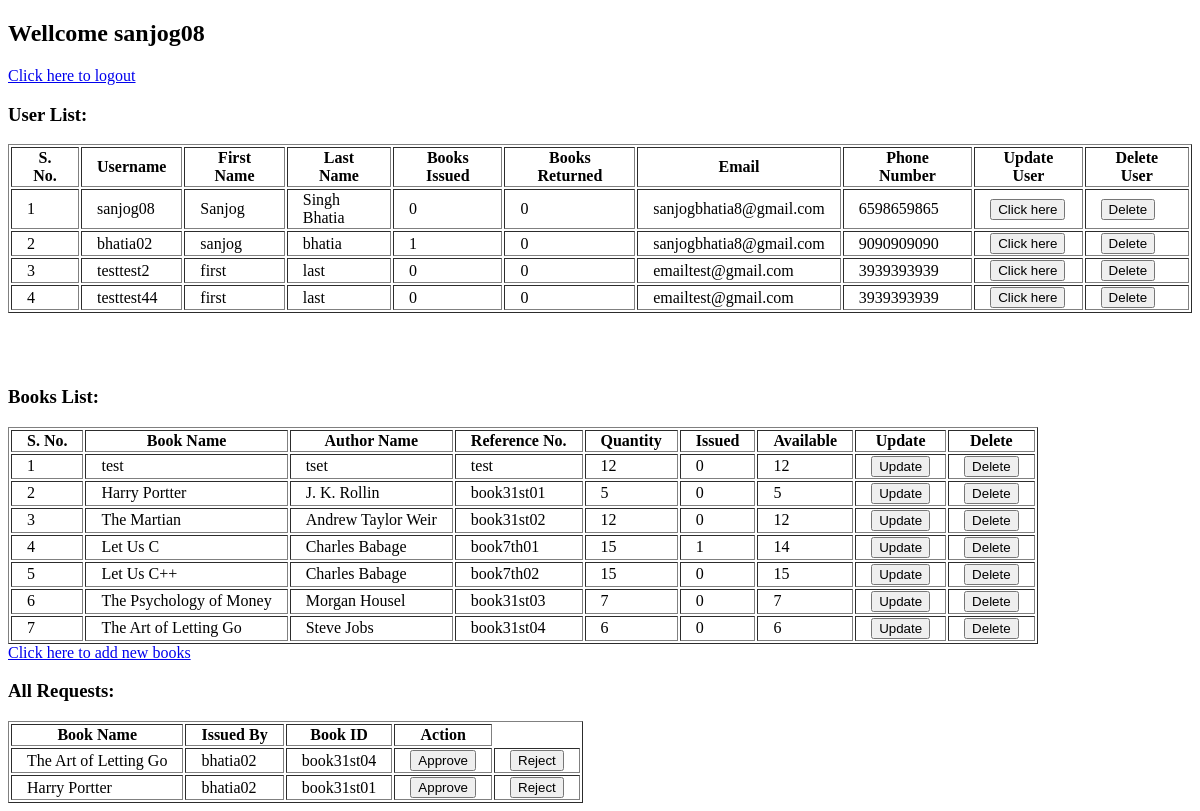
Page /admin (signed in) on the earlier database version.
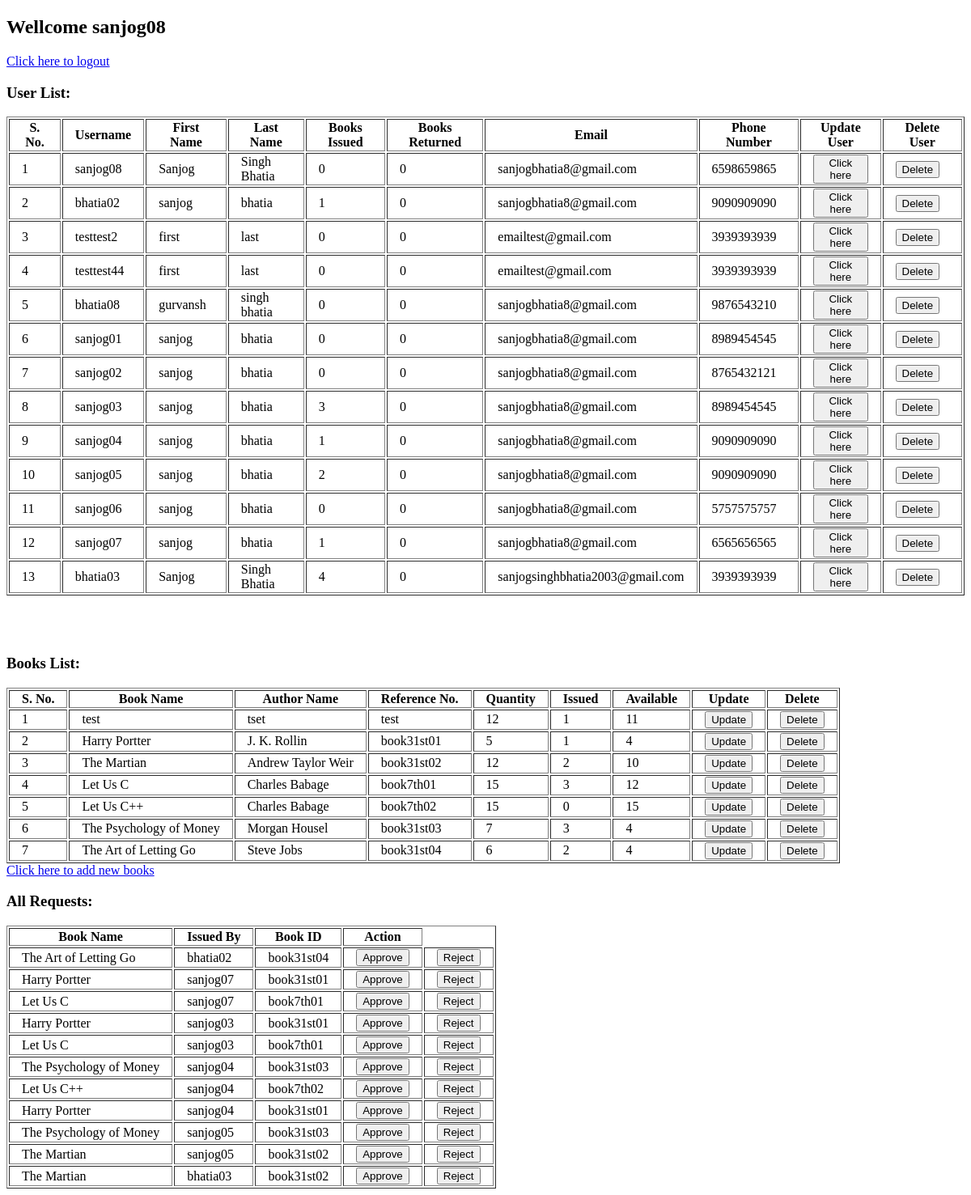
Same page on the later database version.
### models/userModel.py (models this page shows, shortened)
class userModel(Base):
    __tablename__ = "users"
    snum = Column(Integer, primary_key=True, autoincrement=True)
    username = Column(String(15))
    firstName = Column(String(20))
    lastName = Column(String(20))
    email = Column(String(50))
    phoneNumber = Column(Integer)
    password = Column(String)
    isAdmin = Column(Boolean, default=False)
    booksIssued = Column(Integer, default=0)
    pendingRequest = Column(Integer, default=0)
    booksReturned = Column(Integer, default=0)
    __table_args__ = (UniqueConstraint('username', name='_username_uc'),)
    @staticmethod
    def getAllUsers():
        userData = dbSession.query(userModel).all()
        return userData

### models/bookModel.py (models this page shows, shortened)
class bookModel(Base):
    __tablename__ = "books"
    snum = Column(Integer, primary_key=True, autoincrement=True)
    bookName = Column(String)
    author = Column(String)
    referenceNumber = Column(Integer)
    issued = Column(Integer, default=0)
    quantity = Column(Integer)
    available = Column(Integer, default=quantity)
    __table_args__ = (UniqueConstraint('referenceNumber', name='_referenceNumber_uc'),)
    @staticmethod
    def getAllBooks():
        booksData = dbSession.query(bookModel).all()
        return booksData

### models/requestModel.py (models this page shows, shortened)
class reqModel(Base):
    __tablename__ = "requests"
    snum = Column(Integer, primary_key=True, autoincrement=True)
    bookName = Column(String)
    issuedBy = Column(String)
    bookId = Column(String)
    action = Column(Boolean, default=None)
    approval = Column(Boolean, default=None)
    returned = Column(Boolean, default=None)
    @staticmethod
    def getAllRequest():
        reqData = dbSession.query(reqModel).filter(reqModel.action==None).all()
        if reqData:
            return reqData
        else:
            return None

### routes.py (the view)
@main.route('/admin')
def admin():
    return adminController.get()

### controllers/adminCon.py (called while the page is built)
    def get():
        if 'username' in session and session['admin'] == True:
            userData = userModel.getAllUsers()
            booksData = bookModel.getAllBooks()
            allReqs = reqModel.getAllRequest()
            if 'error' in session:
                error = session['error']
                session.pop('error', None)
                return render_template('adminsPage.html', users=userData, books=booksData, requests=allReqs, err=error)
            return render_template('adminsPage.html', users=userData, books=booksData, requests=allReqs)
        return 'You are not logedin as admin!<br><a href="http://localhost:5542/login">Click here to LOGIN</a>'

### templates/adminsPage.html (shortened to what this page needs)
<!DOCTYPE html>
<html lang="en">
<head>
</head>
<body>
    <div class="heading">
        <h2>Wellcome {{ session['username'] }}</h2>
        <a href="http://localhost:5542/logout">Click here to logout</a><br>
    </div>
    <h3>User List:</h3>
    {% if users %}
    <table border=1>
        <tr>
            <th>S. No.</th>
            <th>Username</th>
            <th>First Name</th>
            <th>Last Name</th>
            <th>Books Issued</th>
            <th>Books Returned</th>
            <th>Email</th>
            <th>Phone Number</th>
            <th>Update User</th>
            <th>Delete User</th>
        </tr>
        {% for user in users %}
        <tr>
            <td>{{ user.snum }}</td>
            <td>{{ user.username }}</td>
            <td>{{ user.firstName }}</td>
            <td>{{ user.lastName }}</td>
            <td>{{ user.booksIssued }}</td>
            <td>{{ user.booksReturned }}</td>
            <td>{{ user.email }}</td>
            <td>{{ user.phoneNumber }}</td>
            <td>
                <form action="http://localhost:5542/update" method="POST" style="display:inline;">
                    <button type="submit">Click here</button>
                </form>
            </td>
            <td>
                <form action="http://localhost:5542/delete-user" method="POST" style="display:inline;">
                    <button type="submit">Delete</button>
                </form>
            </td>
        </tr>
        {% endfor %}
    </table><br><br><br>
    {% endif %}
    <h3>Books List:</h3>
    {% if books %}
    <table border=1>
        <tr>
            <th>S. No.</th>
            <th>Book Name</th>
            <th>Author Name</th>
            <th>Reference No.</th>
            <th>Quantity</th>
            <th>Issued</th>
            <th>Available</th>
            <th>Update</th>
            <th>Delete</th>
        </tr>
        {% for book in books %}
        <tr>
            <td>{{ book.snum }}</td>
            <td>{{ book.bookName }}</td>
            <td>{{ book.author }}</td>
            <td>{{ book.referenceNumber }}</td>
            <td>{{ book.quantity }}</td>
            <td>{{ book.issued }}</td>
            <td>{{ book.available }}</td>
            <td>
                <form action="http://localhost:5542/books/update" method="POST" style="display:inline;">
                    <button type="submit">Update</button>
                </form>
            </td>
            <td>
                <form action="http://localhost:5542/books/delete" method="POST" style="display:inline;">
                    <button type="submit">Delete</button>
                </form>
            </td>
        </tr>
        {% endfor %}
    </table>
    {% else %}
    <p>No books to show, add books in your library.</p>
    {% endif %}
    <a href="http://localhost:5542/books/add-new" method="GET">Click here to add new books</a>
    <h3>All Requests: </h3>
    {% if requests %}
    <table border="1">
        <tr>
            <th>Book Name</th>
            <th>Issued By</th>
            <th>Book ID</th>
            <th>Action</th>
        </tr>
        {% for request in requests %}
        <tr>
            <td>{{ request.bookName }}</td>
            <td>{{ request.issuedBy }}</td>
            <td>{{ request.bookId }}</td>
            <td>
                <form action="http://localhost:5542/approve" method="POST" style="display:inline;">
                    <button type="submit">Approve</button>
                </form>
            </td>
            <td>
                <form action="http://localhost:5542/reject" method="POST" style="display:inline;">
                    <button type="submit">Reject</button>
                </form>
            </td>
        </tr>
        {% endfor %}
    </table>
    {% else %}
    <p>You didn't haave any pending requests now.</p>
    {% endif %}
</body>
</html>

Differences in the rows shown:
no longer on this page (row edited): reqModel: bookName "Harry Portter", issuedBy "bhatia02", bookId "book31st01"
added userModel: snum "5", username "bhatia08", firstName "gurvansh", lastName "singh bhatia", booksIssued "0", booksReturned "0", email "sanjogbhatia8@gmail.com", phoneNumber "9876543210"
added userModel: snum "6", username "sanjog01", firstName "sanjog", lastName "bhatia", booksIssued "0", booksReturned "0", email "sanjogbhatia8@gmail.com", phoneNumber "8989454545"
added userModel: snum "7", username "sanjog02", firstName "sanjog", lastName "bhatia", booksIssued "0", booksReturned "0", email "sanjogbhatia8@gmail.com", phoneNumber "8765432121"
added userModel: snum "8", username "sanjog03", firstName "sanjog", lastName "bhatia", booksIssued "3", booksReturned "0", email "sanjogbhatia8@gmail.com", phoneNumber "8989454545"
added userModel: snum "9", username "sanjog04", firstName "sanjog", lastName "bhatia", booksIssued "1", booksReturned "0", email "sanjogbhatia8@gmail.com", phoneNumber "9090909090"
added userModel: snum "10", username "sanjog05", firstName "sanjog", lastName "bhatia", booksIssued "2", booksReturned "0", email "sanjogbhatia8@gmail.com", phoneNumber "9090909090"
added userModel: snum "11", username "sanjog06", firstName "sanjog", lastName "bhatia", booksIssued "0", booksReturned "0", email "sanjogbhatia8@gmail.com", phoneNumber "5757575757"
added userModel: snum "12", username "sanjog07", firstName "sanjog", lastName "bhatia", booksIssued "1", booksReturned "0", email "sanjogbhatia8@gmail.com", phoneNumber "6565656565"
added userModel: snum "13", username "bhatia03", firstName "Sanjog", lastName "Singh Bhatia", booksIssued "4", booksReturned "0", email "sanjogsinghbhatia2003@gmail.com", phoneNumber "3939393939"
changed bookModel "test": issued "0" → "1"; available "12" → "11"
changed bookModel "Harry Portter": issued "0" → "1"; available "5" → "4"
changed bookModel "The Martian": issued "0" → "2"; available "12" → "10"
changed bookModel "Let Us C": issued "1" → "3"; available "14" → "12"
changed bookModel "The Psychology of Money": issued "0" → "3"; available "7" → "4"
changed bookModel "The Art of Letting Go": issued "0" → "2"; available "6" → "4"
added reqModel: bookName "Harry Portter", issuedBy "sanjog07", bookId "book31st01"
added reqModel: bookName "Let Us C", issuedBy "sanjog07", bookId "book7th01"
added reqModel: bookName "Harry Portter", issuedBy "sanjog03", bookId "book31st01"
added reqModel: bookName "Let Us C", issuedBy "sanjog03", bookId "book7th01"
added reqModel: bookName "The Psychology of Money", issuedBy "sanjog04", bookId "book31st03"
added reqModel: bookName "Let Us C++", issuedBy "sanjog04", bookId "book7th02"
added reqModel: bookName "Harry Portter", issuedBy "sanjog04", bookId "book31st01"
added reqModel: bookName "The Psychology of Money", issuedBy "sanjog05", bookId "book31st03"
added reqModel: bookName "The Martian", issuedBy "sanjog05", bookId "book31st02"
added reqModel: bookName "The Martian", issuedBy "bhatia03", bookId "book31st02"
